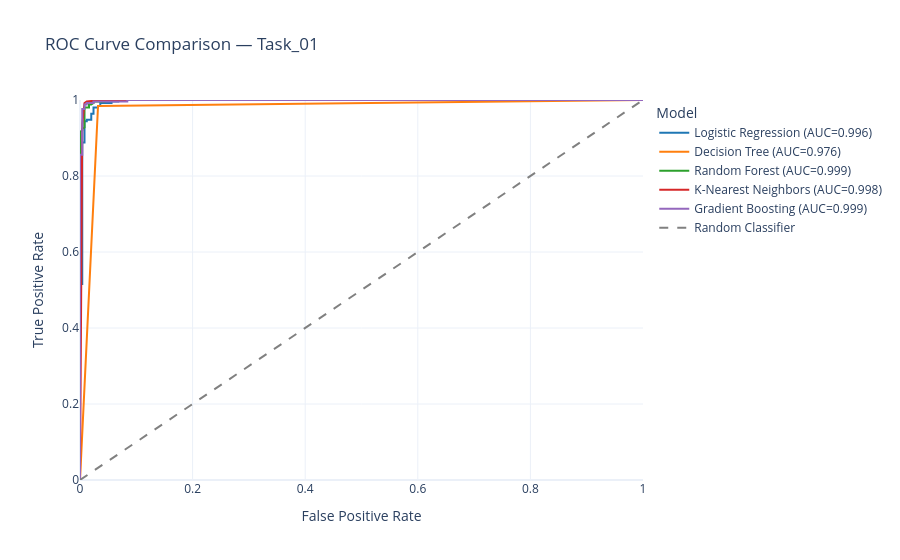

The notebook cell this image was saved under:
### Markdown cell above
### ROC Curve Comparison

ROC curves compare the discrimination performance of all five models within a selected synthetic classification task. AUC values are included in the legend, while the diagonal reference line represents random classification performance.

### Code cell
def create_roc_chart(task_id):
    task_roc = roc_df[roc_df["Task ID"] == task_id]

    fig = go.Figure()

    for model_name in MODEL_ORDER:
        model_roc = task_roc[
            task_roc["Model ID"] == model_name
        ]

        auc_value = model_roc["AUC"].iloc[0]

        fig.add_trace(
            go.Scatter(
                x=model_roc["FPR"],
                y=model_roc["TPR"],
                mode="lines",
                name=f"{model_name} (AUC={auc_value:.3f})",
                line=dict(color=MODEL_COLORS[model_name], width=2),
            )
        )

    fig.add_trace(
        go.Scatter(
            x=[0, 1],
            y=[0, 1],
            mode="lines",
            name="Random Classifier",
            line=dict(color="gray", dash="dash"),
        )
    )

    fig.update_layout(
        title=f"ROC Curve Comparison — {task_id}",
        xaxis_title="False Positive Rate",
        yaxis_title="True Positive Rate",
        xaxis=dict(range=[0, 1]),
        yaxis=dict(range=[0, 1]),
        template="plotly_white",
        legend_title="Model",
    )

    return fig


create_roc_chart("Task_01").show()

### Figure 1 — Plotly figure (JSON) as saved in the notebook; plotly's stock layout.template omitted (floating-point values rounded to 4 significant figures)
{"data": [{"line": {"color": "#1F77B4", "width": 2}, "mode": "lines", "name": "Logistic Regression (AUC=0.996)", "type": "scatter", "x": [0.0, 0.0, 0.0, 0.004, 0.004, 0.008, 0.008, 0.012, 0.012, 0.02, 0.02, 0.024, 0.024, 0.032, 0.032, 0.036, 0.036, 0.056, 0.056, 0.068, 0.068, 1.0], "y": [0.0, 0.004, 0.516, 0.516, 0.888, 0.888, 0.944, 0.944, 0.948, 0.948, 0.964, 0.964, 0.98, 0.98, 0.984, 0.984, 0.992, 0.992, 0.996, 0.996, 1.0, 1.0]}, {"line": {"color": "#FF7F0E", "width": 2}, "mode": "lines", "name": "Decision Tree (AUC=0.976)", "type": "scatter", "x": [0.0, 0.032, 1.0], "y": [0.0, 0.984, 1.0]}, {"line": {"color": "#2CA02C", "width": 2}, "mode": "lines", "name": "Random Forest (AUC=0.999)", "type": "scatter", "x": [0.0, 0.0, 0.0, 0.0, 0.0, 0.0, 0.0, 0.0, 0.0, 0.0, 0.0, 0.0, 0.0, 0.0, 0.0, 0.0, 0.0, 0.0, 0.0, 0.0, 0.0, 0.004, 0.004, 0.008, 0.008, 0.008, 0.008, 0.008, 0.016, 0.016, 0.02, 0.024, 0.024, 0.044, 0.044, 0.06, 0.068, 0.08, 0.088, 0.1, 0.108, 0.12, 0.136, 0.144, 0.152, 0.156, 0.164, 0.176, 0.184, 0.208, 0.236, 0.24, 0.26, 0.292, 0.316, 0.344, 0.368, 0.44, 0.484, 0.66, 1.0], "y": [0.0, 0.348, 0.504, 0.584, 0.636, 0.676, 0.704, 0.736, 0.756, 0.772, 0.792, 0.816, 0.824, 0.84, 0.848, 0.868, 0.88, 0.888, 0.892, 0.908, 0.916, 0.92, 0.924, 0.928, 0.936, 0.944, 0.952, 0.98, 0.98, 0.988, 0.988, 0.992, 0.996, 0.996, 1.0, 1.0, 1.0, 1.0, 1.0, 1.0, 1.0, 1.0, 1.0, 1.0, 1.0, 1.0, 1.0, 1.0, 1.0, 1.0, 1.0, 1.0, 1.0, 1.0, 1.0, 1.0, 1.0, 1.0, 1.0, 1.0, 1.0]}, {"line": {"color": "#D62728", "width": 2}, "mode": "lines", "name": "K-Nearest Neighbors (AUC=0.998)", "type": "scatter", "x": [0.0, 0.004, 0.008, 0.012, 0.036, 0.084, 1.0], "y": [0.0, 0.936, 0.992, 0.996, 1.0, 1.0, 1.0]}, {"line": {"color": "#9467BD", "width": 2}, "mode": "lines", "name": "Gradient Boosting (AUC=0.999)", "type": "scatter", "x": [0.0, 0.0, 0.0, 0.0, 0.0, 0.0, 0.0, 0.0, 0.0, 0.0, 0.0, 0.0, 0.0, 0.0, 0.0, 0.0, 0.0, 0.0, 0.0, 0.0, 0.0, 0.0, 0.0, 0.0, 0.0, 0.0, 0.0, 0.0, 0.0, 0.0, 0.0, 0.0, 0.0, 0.0, 0.0, 0.0, 0.0, 0.0, 0.0, 0.0, 0.004, 0.004, 0.008, 0.008, 0.012, 0.012, 0.024, 0.024, 0.084, 0.084, 0.192, 0.2, 0.232, 0.24, 0.524, 0.536, 0.6, 0.608, 0.62, 0.628, 0.656, 0.672, 0.688, 0.696, 0.8, 0.808, 0.816, 0.824, 0.828, 0.836, 0.852, 0.86, 0.992, 1.0], "y": [0.0, 0.004, 0.02, 0.028, 0.048, 0.056, 0.064, 0.088, 0.1, 0.108, 0.112, 0.124, 0.132, 0.156, 0.164, 0.192, 0.2, 0.208, 0.216, 0.252, 0.26, 0.264, 0.272, 0.276, 0.292, 0.304, 0.32, 0.352, 0.36, 0.428, 0.436, 0.476, 0.484, 0.592, 0.604, 0.612, 0.62, 0.692, 0.7, 0.856, 0.856, 0.976, 0.976, 0.988, 0.988, 0.992, 0.992, 0.996, 0.996, 1.0, 1.0, 1.0, 1.0, 1.0, 1.0, 1.0, 1.0, 1.0, 1.0, 1.0, 1.0, 1.0, 1.0, 1.0, 1.0, 1.0, 1.0, 1.0, 1.0, 1.0, 1.0, 1.0, 1.0, 1.0]}, {"line": {"color": "gray", "dash": "dash"}, "mode": "lines", "name": "Random Classifier", "type": "scatter", "x": [0, 1], "y": [0, 1]}], "layout": {"legend": {"title": {"text": "Model"}}, "title": {"text": "ROC Curve Comparison — Task_01"}, "xaxis": {"range": [0, 1], "title": {"text": "False Positive Rate"}}, "yaxis": {"range": [0, 1], "title": {"text": "True Positive Rate"}}}}
